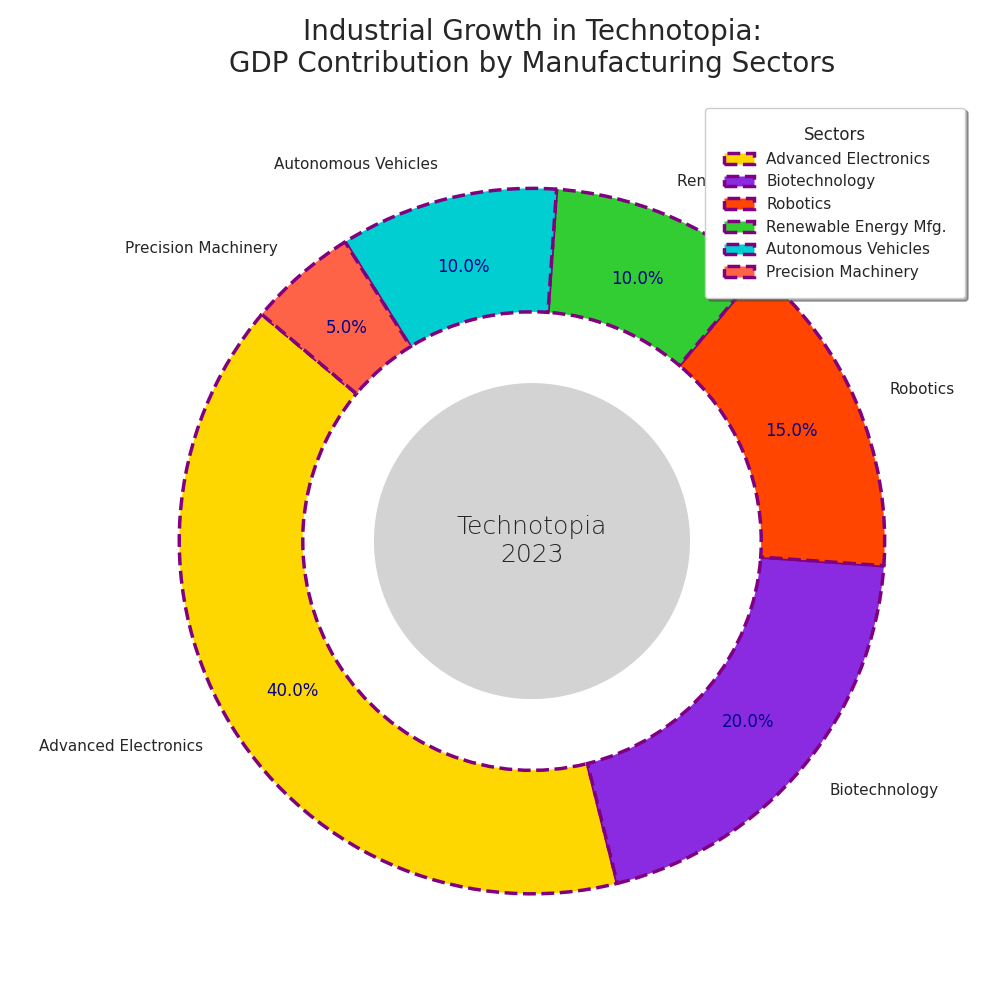

Write the Python code that produced this figure.
import matplotlib.pyplot as plt

sectors = [
    'Advanced Electronics',
    'Biotechnology',
    'Robotics',
    'Renewable Energy Mfg.',
    'Autonomous Vehicles',
    'Precision Machinery'
]
gdp_contribution = [40, 20, 15, 10, 10, 5]

colors = ['#FFD700', '#8A2BE2', '#FF4500', '#32CD32', '#00CED1', '#FF6347']

fig, ax = plt.subplots(figsize=(10, 10))
wedges, texts, autotexts = ax.pie(
    gdp_contribution,
    labels=sectors,
    colors=colors,
    autopct='%1.1f%%',
    startangle=140,  # Altered start angle
    wedgeprops={'edgecolor': 'purple', 'linewidth': 2.5, 'linestyle': '--', 'width': 0.35},
    pctdistance=0.8  # Changed position for percentage labels
)

centre_circle = plt.Circle((0, 0), 0.45, fc='lightgray')  # Changed center circle color and radius
ax.add_artist(centre_circle)

for autotext in autotexts:
    autotext.set_color('darkblue')  # Altered text color
    autotext.set_fontsize(12)  # Increased font size
    autotext.set_weight('regular')  # Altered font weight

ax.text(0, 0, 'Technotopia\n2023', fontsize=18, fontweight='light', ha='center', va='center') # Changed styling of the central label

plt.title("Industrial Growth in Technotopia:\nGDP Contribution by Manufacturing Sectors", 
          fontsize=20, fontweight='regular', ha='center', pad=20)  # Changed title size and weight

plt.legend(wedges, sectors, title="Sectors", loc='upper right', 
           fontsize=11, frameon=True, shadow=True, fancybox=True, borderpad=1.2)  # Changed legend position and style

plt.grid(True, linestyle=':', linewidth=0.5)  # Added grid

plt.tight_layout()
plt.show()
